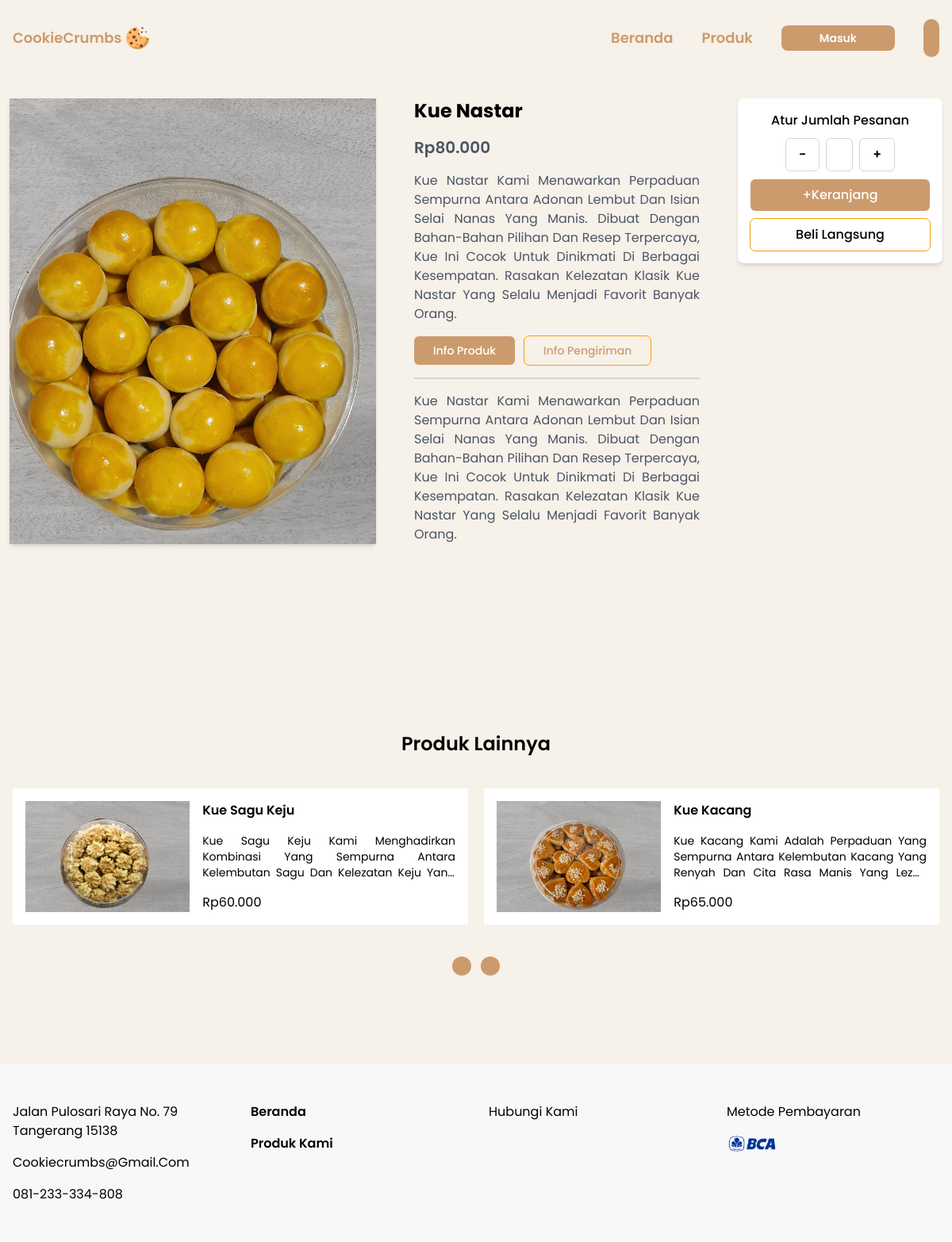
The app's page /product-detail.php?id=1 with its own data.
### tables this page shows
CREATE TABLE `product` (
  `product_id` int(11) NOT NULL,
  `product_image` text NOT NULL,
  `product_name` varchar(50) NOT NULL,
  `product_desc` varchar(500) NOT NULL,
  `product_price` int(11) NOT NULL,
  `product_recommend` tinyint(1) NOT NULL,
  `insert_date` datetime NOT NULL,
  `last_update_time` datetime NOT NULL
);

### function.php (called while the page is built, shortened)
<?php
$conn = mysqli_connect('localhost', 'root', '', 'cookiecrumb');
function query($query)
{
    global $conn;
    $result = mysqli_query($conn, $query);
    $rows = [];
    while ($row = mysqli_fetch_object($result)) {
        $rows[] = $row;
    }
    return $rows;
}
function formatNumber($number)
{
    return number_format($number, 0, ',', '.');
}

### product-detail.php (the view, shortened to what this page needs)
<?php
require "function.php";
$productId = $_GET["id"];
$detailProduct = query("select * from product where product_id = $productId ");
?>
<!DOCTYPE html>
<html lang="en">
<head>
  <link rel="stylesheet" href="src/output.css" />
  <link rel="stylesheet" href="https://cdn.jsdelivr.net/npm/@tabler/icons-webfont@latest/dist/tabler-icons.min.css" />
</head>
<body class="bg-[#f6f1e9] font-Poppins">
  <?php include "layout/navbar.php"; ?>
  <section class="container p-4 pt-6 mx-auto md:p-3">
    <?php
    foreach ($detailProduct as $product) { ?>
      <div class="grid grid-cols-1 gap-6 xl:gap-12 xl:grid-cols-12">
        <div class="h-full col-span-6 bg-black rounded shadow-md xl:col-span-5">
          <img src="assets/<?= $product->product_image ?>" alt="<?= $product->product_name ?>"
            class="object-cover w-full h-full">
        </div>
        <div class="flex flex-col col-span-6 gap-4 h-fit justify-items xl:col-span-4">
          <div class="flex flex-col gap-4 wrap justify-items ">
            <h3 class="font-bold"><?= $product->product_name ?></h3>
            <p class="text-xl font-semibold text-gray-600">Rp<?= formatNumber($product->product_price) ?></p>
            <p class="text-justify text-gray-600"><?= $product->product_desc ?></p>
          </div>
          <div class="flex gap-3 tab-event">
            <button
              class="px-6 py-2 transition-all duration-300 ease-in-out rounded-md outline outline-1 outline-amber-500 hover:text-white text-[#CC9B6D] hover:outline-0 hover:bg-[#CC9B6D] toggle-tab ">
              <h6>Info Produk</h6>
            </button>
            <button
              class="px-6 py-2 toggle-tab transition duration-300 ease-in-out rounded-md outline outline-1 outline-amber-500 hover:text-white text-[#CC9B6D] hover:outline-0 hover:bg-[#CC9B6D] ">
              <h6>Info Pengiriman</h6>
            </button>
          </div>
          <hr class="border-[0.5px] border-gray-300">
          <div class="hidden tab-box">
            <p class="text-justify text-gray-600"><?= $product->product_desc ?></p>
          </div>
        </div>
        <div
          class="sticky xl:flex hidden flex-col gap-2.5 p-4 bg-white rounded-lg shadow-md top-[110px] h-fit md:col-span-3">
          <h5 class="font-medium text-center">Atur jumlah pesanan</h5>
          <div class="flex items-center justify-center gap-2 text-base">
            <button class="px-4 py-2 font-semibold text-black border border-gray-300 rounded-md ">-</button>
            <input type="text" value="1"
              class="3xl:w-[20%] w-[15%] px-4 py-2 text-center border border-gray-300 rounded-md ">
            <button class="px-4 py-2 font-semibold text-black border border-gray-300 rounded-md ">+</button>
          </div>
          <button class="px-6 py-2 text-white rounded-md bg-[#CC9B6D]">+Keranjang</button>
          <button
            class="px-6 py-2 text-black transition duration-300 ease-in-out rounded-md hover:text-white outline-amber-500 outline outline-1 hover:outline-0 hover:bg-[#CC9B6D]">Beli
            Langsung
          </button>
        </div>
      </div>
    <?php } ?>
  </section>
  <section id="produk-lainnya" class="relative ">
    <div class="container flex flex-col gap-6 lg:gap-10 md:gap-8">
      <h3 class="font-semibold text-center">Produk Lainnya</h3>
      <div class="container swiper ">
        <div class=" product-content">
          <div class=" swiper-wrapper">
            <?php
            $result = mysqli_query($conn, "SELECT * FROM product WHERE product_id != $productId  ");
            $products = [];
            while ($row = mysqli_fetch_object($result)) {
              $products[] = $row;
            }
            foreach ($products as $product):
              ?>
              <div class="p-4 bg-white ourproduct swiper-slide ">
                <div class="grid grid-cols-5 gap-4 wrap">
                  <a class="col-span-2" href="product-detail.php?id=<?= $product->product_id ?>">
                    <img class="object-cover w-full h-full" src="assets/<?= $product->product_image ?>">
                  </a>
                  <div class="flex flex-col self-center col-span-3 gap-2 md:gap-4 wrapper">
                    <h5 class="font-semibold"><?= $product->product_name ?></h5>
                    <h6 class="text-justify line-clamp-3 "><?= $product->product_desc ?></h6>
                    <h5>Rp<?= formatNumber($product->product_price) ?></h5>
                  </div>
                </div>
              </div>
            <?php endforeach; ?>
          </div>
        </div>
      </div>
      <div class="z-10 flex w-full gap-3 mx-auto place-content-center 2xl:hidden toggle">
        <i id="prev" class="p-3 bg-[#CC9B6D] text-white text-base rounded-full ti ti-chevron-left"></i>
        <i id="next" class="p-3 bg-[#CC9B6D] text-white text-base rounded-full ti ti-chevron-right"></i>
      </div>
    </div>
  </section>
  <?php include "layout/footer.php" ?>
</body>
</html>

### records on screen
product: product_image (picture), product_name "Kue Nastar", product_price "80.000", product_desc "Kue Nastar Kami Menawarkan Perpaduan Sempurna Antara Adonan Lembut Dan Isian Selai Nanas Yang Manis. Dibuat Dengan Bahan-Bahan Pilihan Dan Resep Terpercaya, Kue Ini Cocok Untuk Dinikmati Di Berbagai Kesempatan. Rasakan Kelezatan Klasik Kue Nastar Yang Selalu Menjadi Favorit Banyak Orang."
product: product_image (picture), product_name "Kue Sagu Keju", product_desc "Kue Sagu Keju Kami Menghadirkan Kombinasi Yang Sempurna Antara Kelembutan Sagu Dan Kelezatan Keju…", product_price "60.000"
product: product_image (picture), product_name "Kue Kacang", product_desc "Kue Kacang Kami Adalah Perpaduan Yang Sempurna Antara Kelembutan Kacang Yang Renyah Dan Cita Rasa Manis Yang…", product_price "65.000"
